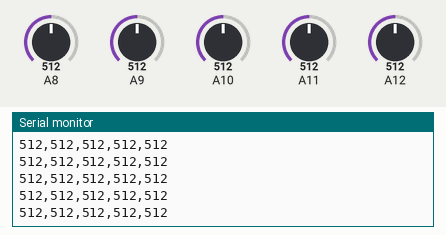
A sketch run on a simulated Arduino Mega 2560, built with avr-gcc and run on an emulated ATmega2560. On the bench: the last lines printed to the serial monitor. The inputs (shaded band) are chosen by the test bench; at power-on: A10 = 512, A8 = 512, A9 = 512, A11 = 512, A12 = 512.

Above: at 4.2 s.
4.3 s: A10 set to 110
At 4.47 s:
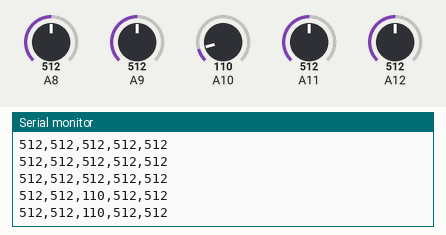
5.8 s: A10 set to 94
At 5.89 s:
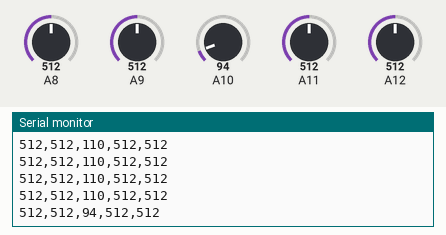
Timing chart, 0 to 8.8 s (numbered marks = the images above; inputs shaded):
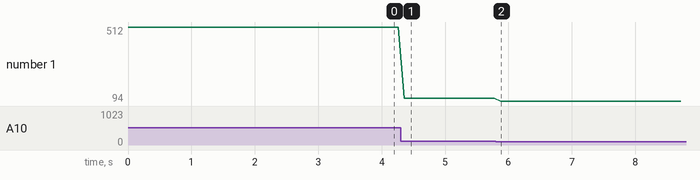

Measured:
- after the input at 4.3 s, the serial monitor: prints a new line after 0.06 s (image 1)
- after the input at 5.8 s, the serial monitor: prints a new line after 0.08 s (image 2)
- plotted number 1: 512 → 110 after the input at 4.3 s, 110 → 94 after the input at 5.8 s

The sketch:

MQ7-137_SKETCH.ino
```cpp
void setup() {
  // Initialize serial communication
  Serial.begin(9600);
}

void loop() {
  // Read values from each sensor
  int mq7Val = analogRead(A8);
  int mq8Val = analogRead(A9);
  int mq9Val = analogRead(A10);
  int mq135Val = analogRead(A11);
  int mq137Val = analogRead(A12);

  // Print all sensor values in one line
  //Serial.print("");
  Serial.print(mq7Val);
  Serial.print(",");
  Serial.print(mq8Val);
  Serial.print(",");
  Serial.print(mq9Val);
  Serial.print(",");
  Serial.print(mq135Val);
  Serial.print(",");
  Serial.println(mq137Val);

  // Delay before the next reading
  delay(100);
}
```
